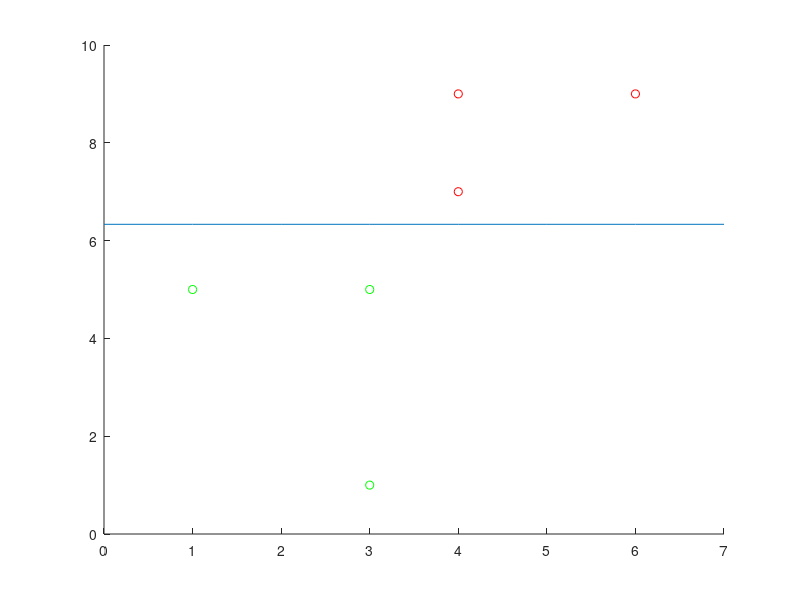

MATLAB code to generate this figure:
x=[ 1,5,1;
    3,5,1;
    4,7,1;
    4,9,1;
    6,9,1;
    3,1,1
   ];
y=[-1;-1;1;1;1;-1];
w=zeros(50,3);
k=1;
flag=0;

while(flag==0)
    j=1;
    for i=1:6
        if(y(i)*(sum(w(k,:).*x(i,:)))<=0)
            j=j+1;
            w(k+1,:)=w(k,:)+y(i)*x(i,:);
            k=k+1;
        end
    end
    if(j==1) 
        break;
    end
    
end
Yaxis=1:10;
scatter(x([3,4,5],1),x([3,4,5],2),'r');
hold on;
scatter(x([1,2,6],1),x([1,2,6],2),'g');
hold on;
Xaxis=0:7;
Yaxis=(-w(k,1)*Xaxis-w(k,3))/w(k,2);
plot(Xaxis,Yaxis);
